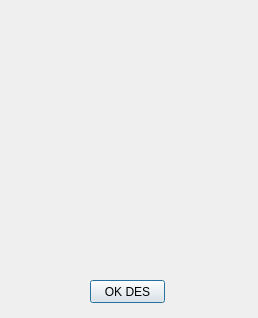
<?xml version="1.0" encoding="UTF-8"?>
<ui version="4.0">
 <class>Dialog</class>
 <widget class="QDialog" name="Dialog">
  <property name="geometry">
   <rect>
    <x>0</x>
    <y>0</y>
    <width>258</width>
    <height>318</height>
   </rect>
  </property>
  <property name="windowTitle">
   <string>Dialog</string>
  </property>
  <widget class="MplWidget" name="graphic" native="true">
   <property name="geometry">
    <rect>
     <x>20</x>
     <y>140</y>
     <width>221</width>
     <height>131</height>
    </rect>
   </property>
  </widget>
  <widget class="QPushButton" name="pushButton">
   <property name="geometry">
    <rect>
     <x>90</x>
     <y>280</y>
     <width>75</width>
     <height>23</height>
    </rect>
   </property>
   <property name="text">
    <string>OK DES</string>
   </property>
  </widget>
 </widget>
 <customwidgets>
  <customwidget>
   <class>MplWidget</class>
   <extends>QWidget</extends>
   <header location="global">mplwidget.h</header>
   <container>1</container>
  </customwidget>
 </customwidgets>
 <resources/>
 <connections/>
</ui>
